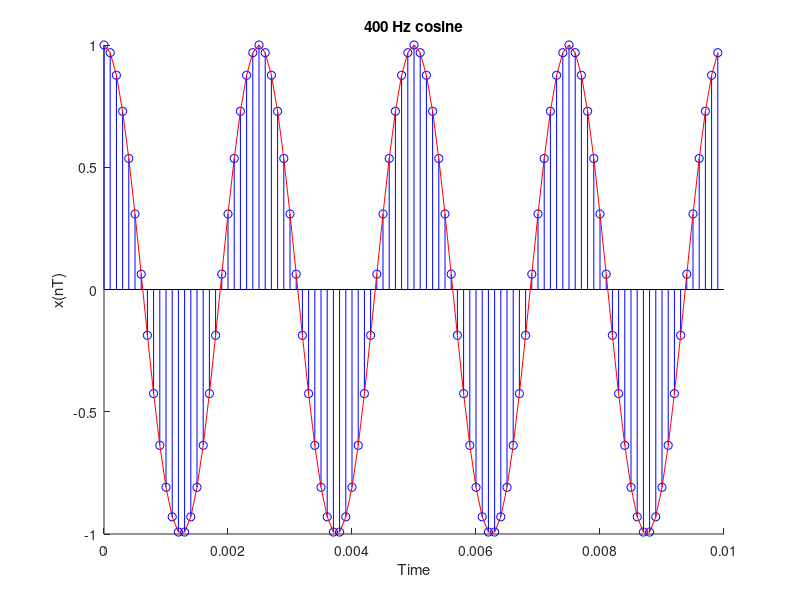

Source code (MATLAB):
% Generates a 400 Hz cosine wave 
%
N = 100; % 64 data points
fs = 10000;   % 1 kHz sampling frequency
T = 1/fs;    % sample period
f = 400; % signal frequency in Hz
n = 0:N-1;  % discrete time vector

x = cos(2*pi*f*n*T); % signal definition

% plot the signal against time

% 1.1
hold on

stem(n*T, x, "b");

% 1.2
plot(n*T, x, "r");
title("400 Hz cosine")
xlabel("Time");
ylabel("x(nT)");

hold off
drawnow